Frame 1 (no input): blank canvas, image omitted
Frame 60 (the mouse pressed at the canvas centre just before this capture): blank canvas, image omitted
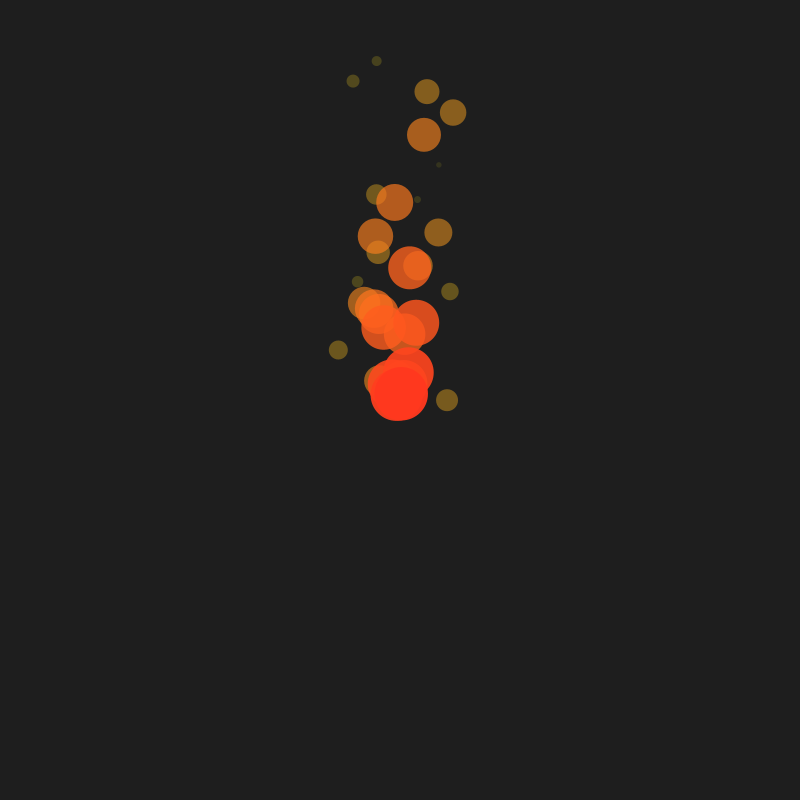
Frame 120 (the mouse held since frame 60 and released just before this capture)

The Processing sketch whose frames 1 and 60 were blank and that drew this single picture after the mouse press (run headless with seeded random() and noise(); from frame 60 on, the mouse is pressed at the canvas centre):

// Processing sketch: HW_week7_pt3
// ── HW_week7_pt3.pde
// this is the leap we made from a single arraylist of ball objects,
//  to an arraylist of particle generators, all which possess their own
//  arraylist of particle objects. clicking on the screen creates a new
//  object of the Generator class. 

// modify the behavior of the particle (and potentially the particle 
//  generator to create an effect that simulates some kind of natural 
//  phenonema. think about the youtube video we saw in class - 
//  (https://www.youtube.com/watch?v=heW3vn1hP2E) that shows how a few 
//  simple changes to a basic particle system can create some convincing 
//  effects, like fire, smoke, and water. 
// see how far you can get and be creative. maybe it could be raindrops on
//  a window, stars zooming by in space, a waterfall? Use color, opacity,
//  size, and lifetimes to control things. try mapping the values of your 
//  parameters to the lifetime, just as in the example each particle gets
//  smaller as it reaches the end of its life. try changing particle speeds,'
//  directions, and other behavior.

ArrayList<Generator> generators;

void setup() {
  size(800, 800);
  generators = new ArrayList<Generator>();
}

void draw() {
  background(30);
  for (int i = 0; i < generators.size(); i++) {
    Generator g = generators.get(i);
    g.addParticles();
    g.drawParticles();
  }
}

void mousePressed() {
  generators.add(new Generator(mouseX, mouseY));
}

class Particle {
  float posX;
  float posY;
  float velX;
  float velY;
  float life;
  float alpha;
  float r;
  float g;


  Particle(float posX, float posY) {
    this.posX = posX;
    this.posY = posY;
    this.velX = random(-3, 3);
    this.velY = random(-20, 1.5);
    life = 55;
    alpha = 255;
    //r = 255;
  }

  void display() {
    noStroke();

    //fill(map(r, 0, life, 252, 255), map(g, 0, life, 120, 255), 2, alpha);  
    fill(255, map(life,50,10,70,230), 30, map(life,50,0,230,0));
    ellipse(this.posX, this.posY, life, life);
  }

  void update() {
    life-=1.5;
    alpha-= 8;
    r--;
    g--;
    this.posX += this.velX;
    this.posY += this.velY;

    // check if it goes off
    if (this.posX > width || this.posX < 0) {
      this.velX *= -1;
      this.velY *= -1;
    }
    //if (this.posY > height || this.posY < 0) {
    //  this.velY *= -1;
    //}
  }
}

class Generator {
  ArrayList<Particle> particles;
  float posX;
  float posY;
  float rate; 

  Generator(float posX, float posY) {
    this.posX = posX;
    this.posY = posY;
    particles = new ArrayList<Particle>();
  }

  void addParticles() {
    particles.add(new Particle(this.posX, this.posY));
  }

  void drawParticles() {
    for (int i = 0; i < particles.size(); i++) {
      Particle b = particles.get(i);
      b.update();
      b.display();
    } 

    for (int i = particles.size() - 1; i >= 0; i--) {
      Particle p = particles.get(i);
      if (p.life < 0) {
        particles.remove(i);
      }
    }
  }
}
